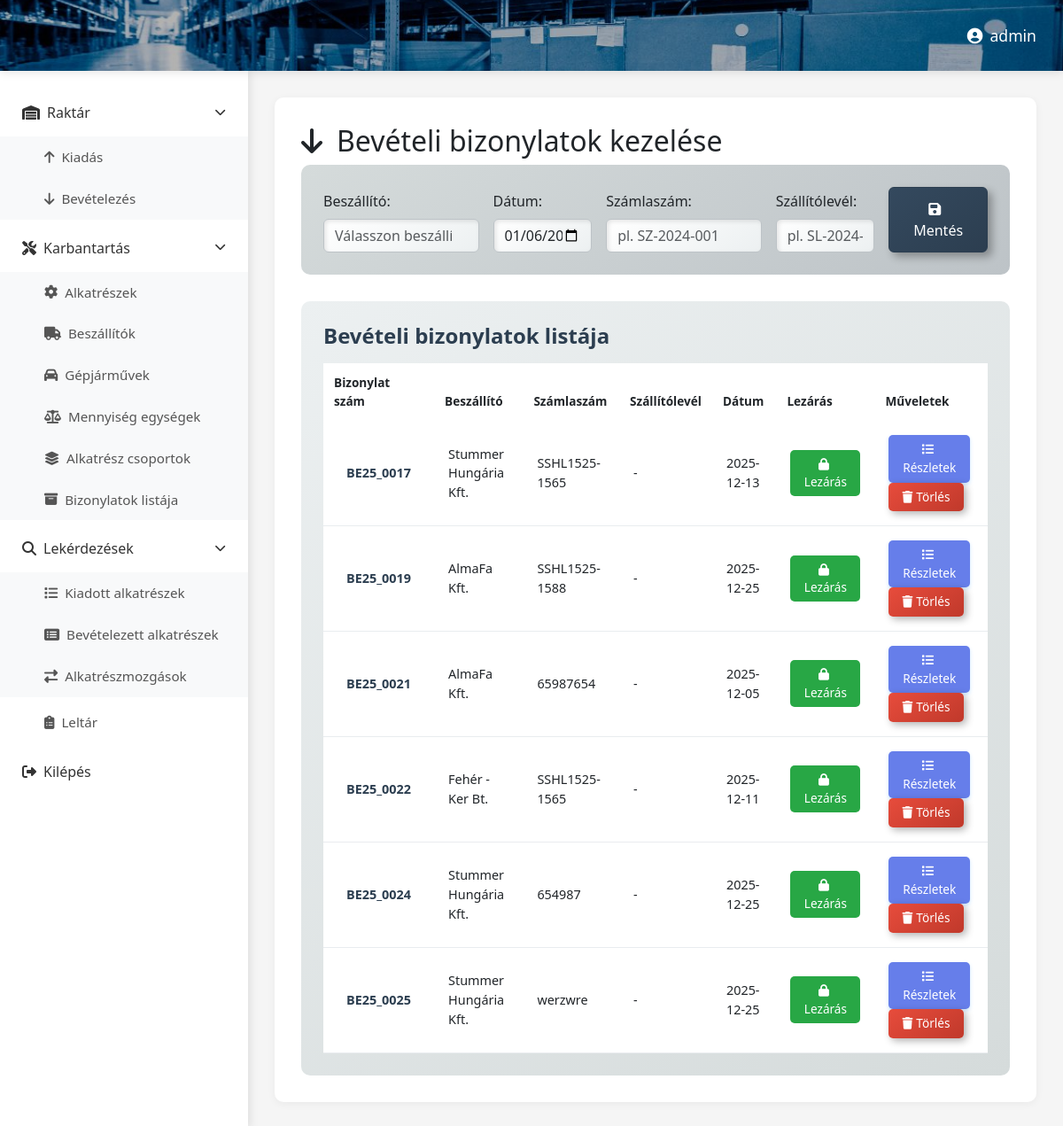
Page /bebizonylat/ (signed in) on the committed database.
### raktar/models.py (models this page shows, shortened)
class Bizonylat(models.Model):
    genbizid = models.CharField(max_length=20)
    szallito = models.ForeignKey(Beszallito, on_delete=models.PROTECT, related_name="bizonylatok", blank=True, null=True)
    rendszam = models.ForeignKey(Rendszam, on_delete=models.PROTECT, related_name="bizonylatok", blank=True, null=True)
    bizonylattipus = models.BooleanField()
    szamlaszam = models.CharField(max_length=50, blank=True, null=True)
    szallitolevelszam = models.CharField(max_length=50, blank=True, null=True)
    datum = models.DateField()
    lezart = models.BooleanField(default=False)

class Beszallito(models.Model):
    beszallito = models.CharField(max_length=50)
    lezart = models.BooleanField(default=False)

### raktar/views.py (the view)
# urls.py: path('bebizonylat/', views.bebizonylat, name='bebizonylat'),
@login_required
def bebizonylat(request):
    bebizonylatok = Bizonylat.objects.filter(bizonylattipus=True, lezart=False)  # ← VÁLTOZÁS
    beszallitok = Beszallito.objects.all()
    rendszamok = Rendszam.objects.all()
    context = {
        'bebizonylatok': bebizonylatok,
        'beszallitok': beszallitok,
        'rendszamok': rendszamok,
    }
    return render(request, 'bebizonylat.html', context)

### raktar/templates/bebizonylat.html (shortened to what this page needs)
{% extends 'base.html' %}
{% load static %}
{% block extra_css %}
<link rel="stylesheet" href="{% static 'css/bebizonylat.css' %}">
{% endblock %}
{% block content %}
<header class="top-header">
    <div class="header-right">
        <span class="user-name"><i class="fas fa-user-circle me-2"></i>{{ user.username }}</span>
    </div>
</header>
<div class="main-container">
    {% include 'partials/sidebar.html' %}
    <main class="content-area">
        <div id="contentContainer">
            <h2><i class="fas fa-arrow-down me-3"></i>Bevételi bizonylatok kezelése</h2>
            <div class="form-section">
                <form method="POST" action="{% url 'raktar:addBebizonylat' %}" class="row g-3 align-items-end">
                    <div class="col-md-3">
                        <label for="ujSzallito" class="form-label">Beszállító:</label>
                        <input list="beszallitok" class="form-control" id="ujSzallito" name="ujSzallito" placeholder="Válasszon beszállítót" required>
                    </div>
                    <div class="col-md-2">
                        <label for="ujDatum" class="form-label">Dátum:</label>
                        <input type="date" class="form-control" id="ujDatum" name="ujDatum" required>
                    </div>
                    <div class="col-md-3">
                        <label for="ujSzamlaszam" class="form-label">Számlaszám:</label>
                        <input type="text" class="form-control" id="ujSzamlaszam" name="ujSzamlaszam" placeholder="pl. SZ-2024-001">
                    </div>
                    <div class="col-md-2">
                        <label for="ujSzallitolevelszam" class="form-label">Szállítólevél:</label>
                        <input type="text" class="form-control" id="ujSzallitolevelszam" name="ujSzallitolevelszam" placeholder="pl. SL-2024-001">
                    </div>
                    <div class="col-md-2">
                        <button type="submit" class="btn btn-save w-100">
                            <i class="fas fa-save me-2"></i>Mentés
                        </button>
                    </div>
                </form>
            </div>
            <div class="table-section mt-4">
                <h4 class="mb-3">Bevételi bizonylatok listája</h4>
                <div class="table-responsive">
                    <table class="table table-hover">
                        <thead>
                            <tr>
                                <th>Bizonylat szám</th>
                                <th>Beszállító</th>
                                <th>Számlaszám</th>
                                <th>Szállítólevél</th>
                                <th>Dátum</th>
                                <th>Lezárás</th>
                                <th>Műveletek</th>
                            </tr>
                        </thead>
                        <tbody>
                            {% for bizonylat in bebizonylatok %}
                            <tr>
                                <td><span class="bizonylat-badge">{{ bizonylat.genbizid }}</span></td>
                                <td>{{ bizonylat.szallito.beszallito }}</td>
                                <td>{{ bizonylat.szamlaszam|default:"-" }}</td>
                                <td>{{ bizonylat.szallitolevelszam|default:"-" }}</td>
                                <td>{{ bizonylat.datum|date:"Y-m-d" }}</td>
                                <td>
                                    {% if bizonylat.lezart %}
                                        <span class="status-badge status-closed">
                                            <i class="fas fa-lock me-1"></i>Lezárva
                                        </span>
                                    {% else %}
                                        <form method="POST" action="{% url 'raktar:lezarBebizonylat' bizonylat.id %}" style="display: inline;">
                                            <button type="submit" class="btn btn-close-doc" onclick="return confirm('Biztosan lezárja a {{ bizonylat.genbizid }} bizonylatot?')">
                                                <i class="fas fa-lock me-1"></i>Lezárás
                                            </button>
                                        </form>
                                    {% endif %}
                                </td>
                                <td>
                                    <a href="{% url 'raktar:beBizonylatsorok' bizonylat.id %}" class="btn btn-view me-1">
                                        <i class="fas fa-list me-1"></i>Részletek
                                    </a>
                                    <form method="POST" action="{% url 'raktar:deleteBebizonylat' bizonylat.id %}" style="display: inline;">
                                        <button type="submit" class="btn btn-delete" onclick="return confirm('Biztosan törli?')">
                                            <i class="fas fa-trash me-1"></i>Törlés
                                        </button>
                                    </form>
                                </td>
                            </tr>
                            {% endfor %}
                        </tbody>
                    </table>
                </div>
            </div>
        </div>
    </main>
</div>
{% endblock %}

### raktar/static/css/dashboard.css (style rules this page uses)
* { margin: 0; padding: 0; box-sizing: border-box; }
body { font-family: 'Segoe UI', Tahoma, Geneva, Verdana, sans-serif; background: #f5f5f5; overflow-x: hidden; }
.top-header { background-size: cover; background-position: center; background-repeat: no-repeat; height: 80px; display: flex; align-items: center; justify-content: flex-end; padding: 0 30px; box-shadow: 0 2px 10px rgba(0,0,0,0.1); position: fixed; top: 0; left: 0; right: 0; z-index: 1000; background-image: url("../assets/images/raktar.jpg") !important; }
.top-header::before { content: ''; position: absolute; top: 0; left: 0; right: 0; bottom: 0; background: rgba(0, 0, 0, 0.3); z-index: 1; }
.header-right { position: relative; z-index: 2; }
.header-right { display: flex; align-items: center; gap: 20px; }
.user-name { color: white; font-weight: 500; font-size: 1.1rem; }
.main-container { display: flex; margin-top: 80px; min-height: calc(100vh - 80px); }
.content-area { flex: 1; margin-left: 280px; padding: 30px; background: #f5f5f5; }
#contentContainer { background: white; border-radius: 10px; padding: 30px; box-shadow: 0 2px 10px rgba(0,0,0,0.05); min-height: 500px; }

### raktar/static/css/bebizonylat.css (style rules this page uses)
.bizonylat-badge { color: #2c3e50; padding: 5px 10px; border-radius: 15px; font-weight: 600; }
.form-section { background: #f8f9fa; padding: 25px; border-radius: 10px; margin-bottom: 30px; }
.table-section { background: white; padding: 25px; border-radius: 10px; }
.table-section h4 { color: #2c3e50; font-weight: 600; margin-bottom: 1rem; }
.table { margin-bottom: 0; font-size: 0.9rem; }
.table thead th { border: none; padding: 12px; font-weight: 600; font-size: 0.85rem; }
.table tbody tr { transition: all 0.3s ease; }
.table tbody td { vertical-align: middle; padding: 1rem; border-bottom: 1px solid #e9ecef; }
.btn-save { background: linear-gradient(135deg, #667eea 0%, #764ba2 100%); border: none; color: white; padding: 12px 25px; font-weight: 500; transition: all 0.3s; }
.btn-delete { background: linear-gradient(135deg, #e74c3c 0%, #c0392b 100%); border: none; color: white; padding: 6px 15px; border-radius: 5px; font-size: 0.85rem; transition: all 0.3s; }
.btn-close-doc { background: #28a745; border: none; color: white; padding: 6px 15px; border-radius: 5px; font-size: 0.85rem; transition: all 0.3s; }
.btn-view { background: #667eea; color: white; border: none; padding: 0.4rem 0.8rem; border-radius: 5px; font-weight: 500; font-size: 0.85rem; transition: all 0.3s ease; text-decoration: none; display: inline-block; box-shadow: 0 2px 4px rgba(79, 172, 254, 0.3); }
input[list] { background-repeat: no-repeat; background-position: right 10px center; padding-right: 30px; }
.metallic .form-section { background: linear-gradient(145deg, #d5dbdb, #bdc3c7); }
.metallic .btn-save { background: linear-gradient(145deg, #34495e, #2c3e50); border: 1px solid #2c3e50; box-shadow: 5px 5px 10px rgba(0, 0, 0, 0.3); }
.metallic .table-section { background: linear-gradient(145deg, #ecf0f1, #d5dbdb); }
.metallic .table thead { background: linear-gradient(135deg, #34495e 0%, #2c3e50 100%); }
.metallic .btn-delete { background: linear-gradient(145deg, #e74c3c, #c0392b); box-shadow: 3px 3px 8px rgba(0, 0, 0, 0.3); }
.metallic .form-control, .metallic .form-select { background: linear-gradient(145deg, #ffffff, #ecf0f1); border: 1px solid #bdc3c7; box-shadow: inset 2px 2px 5px rgba(0, 0, 0, 0.1); }

### raktar/static/css/metallic-theme-dashboard.css (style rules this page uses)
.top-header { background-image: linear-gradient(135deg, rgba(255,255,255,0.02) 0%, rgba(0,0,0,0.02) 100%), linear-gradient(135deg, #667eea 0%, #764ba2 100%); }

### rows in the picture
Bizonylat: genbizid "BE25_0017", szallito.beszallito "Stummer Hungária Kft.", szamlaszam "SSHL1525-1565", szallitolevelszam "-", datum "2025-12-13"
Bizonylat: genbizid "BE25_0019", szallito.beszallito "AlmaFa Kft.", szamlaszam "SSHL1525-1588", szallitolevelszam "-", datum "2025-12-25"
Bizonylat: genbizid "BE25_0021", szallito.beszallito "AlmaFa Kft.", szamlaszam "65987654", szallitolevelszam "-", datum "2025-12-05"
Bizonylat: genbizid "BE25_0022", szallito.beszallito "Fehér -Ker Bt.", szamlaszam "SSHL1525-1565", szallitolevelszam "-", datum "2025-12-11"
Bizonylat: genbizid "BE25_0024", szallito.beszallito "Stummer Hungária Kft.", szamlaszam "654987", szallitolevelszam "-", datum "2025-12-25"
Bizonylat: genbizid "BE25_0025", szallito.beszallito "Stummer Hungária Kft.", szamlaszam "werzwre", szallitolevelszam "-", datum "2025-12-25"

### other values in the picture
{{ user.username }} "admin"
